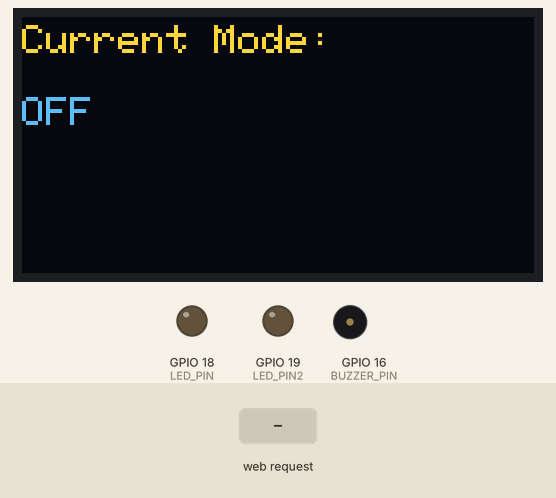
The sketch below on a simulated ESP32. Parts: 128×64 one-colour display, output pins drawn as LEDs (lit = HIGH), buzzer (waves = sounding, pin HIGH). The inputs (shaded band) are chosen by the test bench. The OLED is the two-colour kind (top 16 rows yellow); WiFi joins after 1.5 s; servers stay silent unless stated; what the sketch prints to the serial monitor is not drawn.

Above: at 3.2 s.
3.3 s: HTTP request GET /led1/on received
At 4.1 s:
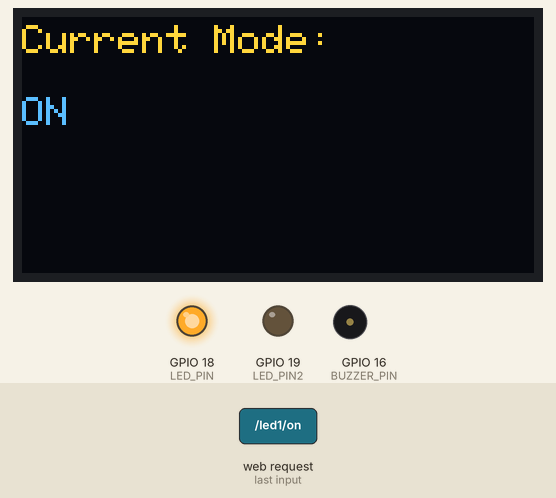
4.8 s: HTTP request GET /led/police received
At 5.3 s:
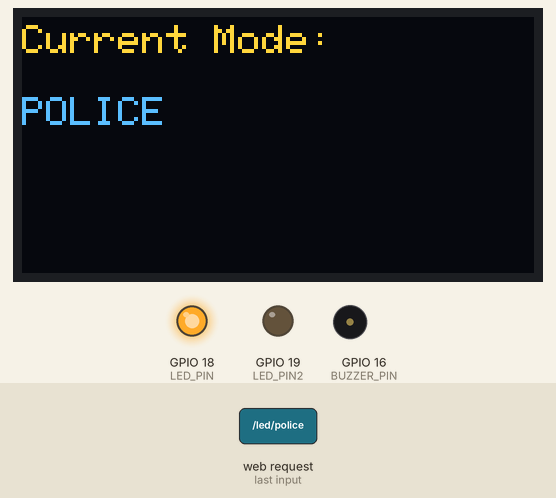
Timing chart, 0 to 16.3 s (numbered marks = the images above; inputs shaded):
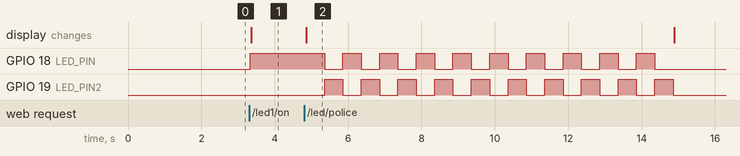

The sketch:

webArduino.ino
```cpp
#include <WiFi.h>
#include <ESPAsyncWebServer.h>
#include <Wire.h>
#include <Adafruit_GFX.h>
#include <Adafruit_SSD1306.h>

#include "index.h"
#include "notasMusicales.h"

#define LED_PIN 18   // ESP32 pin GPIO18 connected to LED
#define LED_PIN2 19  // ESP32 pin GPIO19 connected to second LED (for police mode)
#define BUZZER_PIN 16

#define SCREEN_WIDTH 128 // OLED width,  in pixels
#define SCREEN_HEIGHT 64 // OLED height, in pixels

Adafruit_SSD1306 oled(SCREEN_WIDTH, SCREEN_HEIGHT, &Wire, -1);

const char *ssid = "AP_asix";     // CHANG
const char *password = "AP_asix2023";  // CHANGE IT

AsyncWebServer server(80);

// Variable to track the current mode
String mode = "OFF";

void updateOLED() {
  oled.clearDisplay();          // Clear the screen
  oled.setTextSize(1);          // Set text size
  oled.setTextColor(WHITE);     // Set text color
  oled.setCursor(0, 2);         // Set cursor to start position
  oled.println("Current Mode:"); // Print a label
  oled.setCursor(0, 20);        // Move cursor down
  oled.println(mode);           // Print the current mode
  oled.display();               // Update the display
}

String getHTML() {
  String html = webpage;
  html.replace("%MODE%", mode);  // Update the mode status
  return html;
}

// Function to handle police mode
void policeMode() {
  mode = "POLICE";
  updateOLED();
  for (int i = 0; i < 10; i++) {  // Loop for 10 seconds
    digitalWrite(LED_PIN, HIGH);   // Turn on LED 1
    digitalWrite(LED_PIN2, LOW);   // Turn off LED 2
    delay(500);                    // Wait 500 ms
    digitalWrite(LED_PIN, LOW);    // Turn off LED 1
    digitalWrite(LED_PIN2, HIGH);  // Turn on LED 2
    delay(500);                    // Wait 500 ms
  }
  // Turn off both LEDs after the mode ends
  digitalWrite(LED_PIN, LOW);
  digitalWrite(LED_PIN2, LOW);
  mode = "OFF";
  updateOLED();
}

void activateBuzzer() {
  mode = "BUZZER";
  updateOLED();
  unsigned long startTime = millis();
  while (millis() - startTime < 3000) {
    digitalWrite(BUZZER_PIN, HIGH);
    delay(500);
    digitalWrite(BUZZER_PIN, LOW);
    delay(500);
  }
  mode = "OFF";
  updateOLED();
}
int melody[] = {
  NOTE_E7, NOTE_G7, NOTE_A7, NOTE_F7, NOTE_G7, NOTE_E7,
  NOTE_C7, NOTE_D7, NOTE_B7, NOTE_G7, NOTE_F7, NOTE_E7, NOTE_A7, NOTE_G7,
};

// Duración de las notas (4 = negra, 8 = corchea, etc.)
int noteDurations[] = {
  4, 8, 8, 4, 4, 4,
  4, 8, 8, 4, 8, 8, 4, 4
};

void playHarryPotter() {
  mode = "Harry";
   updateOLED();
  for (int thisNote = 0; thisNote < sizeof(melody) / sizeof(melody[0]); thisNote++) {
    int noteDuration = 1000 / noteDurations[thisNote];
    tone(BUZZER_PIN, melody[thisNote], noteDuration);

    int pauseBetweenNotes = noteDuration * 1.30;
    delay(pauseBetweenNotes);
    noTone(BUZZER_PIN);
  }
  mode = "OFF";
  updateOLED();
}
void initSetup(){
  Serial.begin(9600);
  // Set pins as outputs
  pinMode(LED_PIN, OUTPUT);
  pinMode(LED_PIN2, OUTPUT);
  pinMode(BUZZER_PIN, OUTPUT);

  digitalWrite(LED_PIN, LOW);
  digitalWrite(LED_PIN2, LOW);
  digitalWrite(BUZZER_PIN, LOW);

  if (!oled.begin(SSD1306_SWITCHCAPVCC, 0x3C)) {
    Serial.println(F("failed to start SSD1306 OLED"));
    while (1);
  }
  // Initialize the display with the default mode
  updateOLED();

  // Connect to Wi-Fi
  WiFi.begin(ssid, password);
  while (WiFi.status() != WL_CONNECTED) {
    delay(1000);
    Serial.println("Connecting to WiFi...");
  }
  Serial.println("Connected to WiFi");

  // Print the ESP32's IP address
  Serial.print("ESP32 Web Server's IP address: ");
  Serial.println(WiFi.localIP());
}

void serverGetters(){
  server.on("/", HTTP_GET, [](AsyncWebServerRequest *request) {
    Serial.println("ESP32 Web Server: New request received:");
    Serial.println("GET /");
    request->send(200, "text/html", getHTML());
  });

  // Route to turn LED on
  server.on("/led1/on", HTTP_GET, [](AsyncWebServerRequest *request) {
    Serial.println("ESP32 Web Server: New request received:");
    Serial.println("GET /led1/on");
    mode = "ON";
    digitalWrite(LED_PIN, HIGH);
    updateOLED();
    request->send(200, "text/html", getHTML());
  });

  // Route to turn LED off
  server.on("/led1/off", HTTP_GET, [](AsyncWebServerRequest *request) {
    Serial.println("ESP32 Web Server: New request received:");
    Serial.println("GET /led1/off");
    mode = "OFF";
    digitalWrite(LED_PIN, LOW);
    updateOLED();
    request->send(200, "text/html", getHTML());
  });

  // Route to activate police mode
  server.on("/led/police", HTTP_GET, [](AsyncWebServerRequest *request) {
    Serial.println("ESP32 Web Server: New request received:");
    Serial.println("GET /led/police");
    request->send(200, "text/html", getHTML());  // Send the current page first
    policeMode();  // Execute police mode
  });

  server.on("/buzzer", HTTP_GET, [](AsyncWebServerRequest *request) {
    Serial.println("GET /buzzer");
    playHarryPotter();
    request->send(200, "text/html", getHTML());
  });
}

void setup() {
  initSetup();
  serverGetters();
  server.begin();
}

void loop() {
}
```

index.h
```cpp
/*
 * This ESP32 code is created by esp32io.com
 *
 * This ESP32 code is released in the public domain
 *
 * For more detail (instruction and wiring diagram), visit https://esp32io.com/tutorials/esp32-controls-led-via-web
 */

#ifndef WEBPAGE_H
#define WEBPAGE_H

const char* webpage = R"=====(
<!DOCTYPE html>
<html>
  <head>
    <link rel="icon" href="data:," />
    <style>
      body {
        font-family: Arial, sans-serif;
        background-color: grey;
        color: white;
        display: flex;
        justify-content: center;
        align-items: center;
        margin-top: 30%;
      }
      .card {
        background-color: #1e1e1e;
        padding: 20px;
        border-radius: 10px;
        box-shadow: 0 4px 8px rgba(0, 0, 0, 0.5);
        text-align: center;
        width: 90%;
        max-width: 700px;
      }
      .card h1 {
        margin-bottom: 20px;
        font-size: 24px;
        color: #00d1ff;
      }
      .card p {
        font-size: 18px;
        margin-bottom: 20px;
      }
      .buttons {
        display: flex;
        flex-direction: column;
        gap: 10px;
      }
      a {
        display: block;
        padding: 10px;
        text-decoration: none;
        color: white;
        background-color: #007bff;
        border-radius: 5px;
        text-align: center;
        transition: background-color 0.3s;
      }
      a:hover {
        background-color: #0056b3;
      }
    </style>
  </head>
  <body>
    <div class="card">
      <h1>ESP32 LED</h1>
      <p>Estado del LED: <span style="color: red">%MODE%</span></p>
      <div class="buttons">
        <a href="/led1/on">Encender</a>
        <a href="/led1/off">Apagar</a>
        <a href="/led/police">Modo police</a>
        <a href="/buzzer">Zumbador</a>
      </div>
    </div>
  </body>
</html>
)=====";

#endif
```

notasMusicales.h
```cpp
#define NOTE_B0 31
#define NOTE_C1 33
#define NOTE_CS1 35
#define NOTE_D1 37
#define NOTE_DS1 39
#define NOTE_E1 41
#define NOTE_F1 44
#define NOTE_FS1 46
#define NOTE_G1 49
#define NOTE_GS1 52
#define NOTE_A1 55
#define NOTE_AS1 58
#define NOTE_B1 62
#define NOTE_C2 65
#define NOTE_CS2 69
#define NOTE_D2 73
#define NOTE_DS2 78
#define NOTE_E2 82
#define NOTE_F2 87
#define NOTE_FS2 93
#define NOTE_G2 98
#define NOTE_GS2 104
#define NOTE_A2 110
#define NOTE_AS2 117
#define NOTE_B2 123
#define NOTE_C3 131
#define NOTE_CS3 139
#define NOTE_D3 147
#define NOTE_DS3 156
#define NOTE_E3 165
#define NOTE_F3 175
#define NOTE_FS3 185
#define NOTE_G3 196
#define NOTE_GS3 208
#define NOTE_A3 220
#define NOTE_AS3 233
#define NOTE_B3 247
#define NOTE_C4 262
#define NOTE_CS4 277
#define NOTE_D4 294
#define NOTE_DS4 311
#define NOTE_E4 330
#define NOTE_F4 349
#define NOTE_FS4 370
#define NOTE_G4 392
#define NOTE_GS4 415
#define NOTE_A4 440
#define NOTE_AS4 466
#define NOTE_B4 494
#define NOTE_C5 523
#define NOTE_CS5 554
#define NOTE_D5 587
#define NOTE_DS5 622
#define NOTE_E5 659
#define NOTE_F5 698
#define NOTE_FS5 740
#define NOTE_G5 784
#define NOTE_GS5 831
#define NOTE_A5 880
#define NOTE_AS5 932
#define NOTE_B5 988
#define NOTE_C6 1047
#define NOTE_CS6 1109
#define NOTE_D6 1175
#define NOTE_DS6 1245
#define NOTE_E6 1319
#define NOTE_F6 1397
#define NOTE_FS6 1480
#define NOTE_G6 1568
#define NOTE_GS6 1661
#define NOTE_A6 1760
#define NOTE_AS6 1865
#define NOTE_B6 1976
#define NOTE_C7 2093
#define NOTE_CS7 2217
#define NOTE_D7 2349
#define NOTE_DS7 2489
#define NOTE_E7 2637
#define NOTE_F7 2794
#define NOTE_FS7 2960
#define NOTE_G7 3136
#define NOTE_GS7 3322
#define NOTE_A7 3520
#define NOTE_AS7 3729
#define NOTE_B7 3951
#define NOTE_C8 4186
#define NOTE_CS8 4435
#define NOTE_D8 4699
#define NOTE_DS8 4978
```

Measured:
- after the input at 3.3 s, GPIO 18 (LED_PIN): LOW → HIGH at once; the display: changes after 0.06 s (image 1)
- after the input at 4.8 s, GPIO 18 (LED_PIN): alternates HIGH for 0.50 s and LOW for 0.50 s, 19 changes in all, then stays LOW, starting after 0.56 s; GPIO 19 (LED_PIN2): alternates HIGH for 0.50 s and LOW for 0.50 s, 20 changes in all, then stays LOW, starting after 0.56 s; the display: changes after 0.06 s (image 2)
